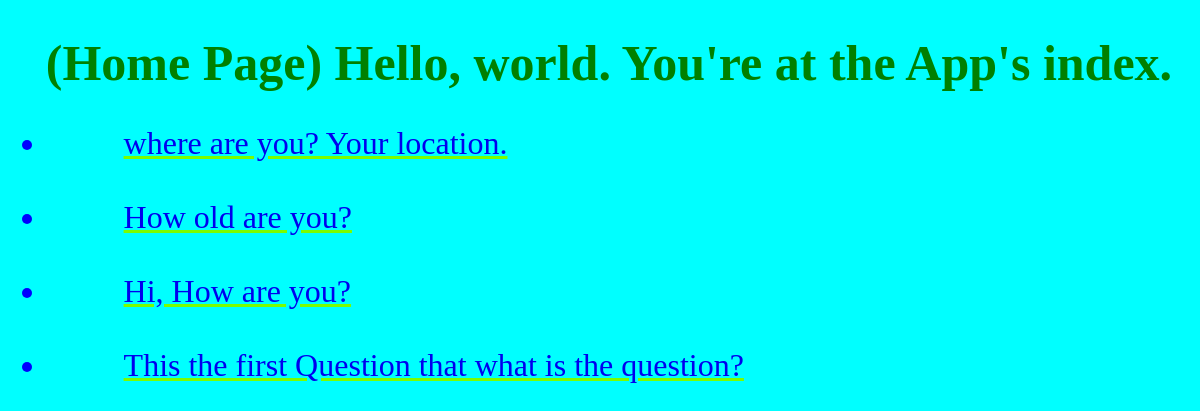
The app's page /app/, older data.
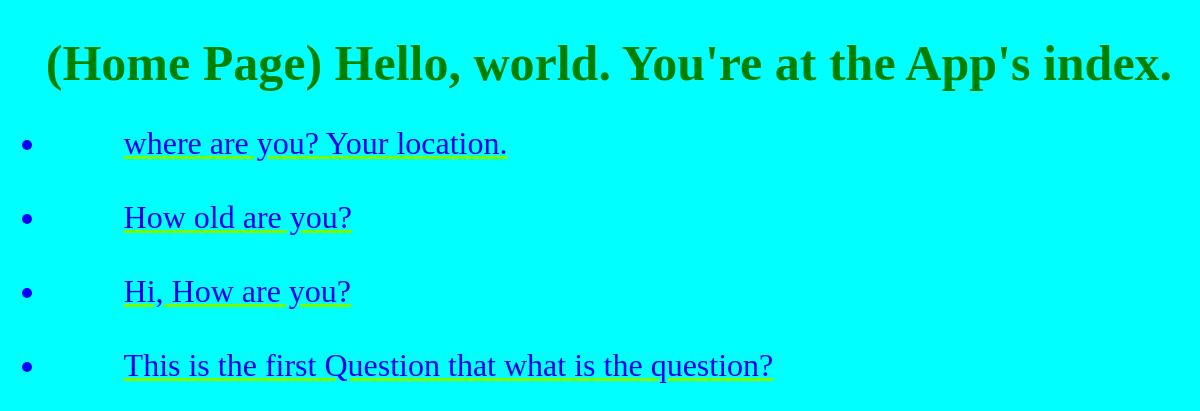
The same page, newer data.
### app/models.py (models this page shows, shortened)
class Question(models.Model):
    question_text = models.CharField(max_length=200)
    pub_date = models.DateTimeField('date published')

### app/views.py (the view)
# urls.py: path('', views.IndexView.as_view(), name='index'),
class IndexView(generic.ListView):
    template_name = 'app/index.html'
    context_object_name = 'latest_question_list'
    def get_queryset(self):
        return Question.objects.order_by('-pub_date')[:5]

### templates/app/index.html
{% extends './base.html' %}
{% block content %}
    <h1 id="main_header">(Home Page) Hello, world. You're at the App's index.</h1>
    <ul class="question_list">
    {% if latest_question_list %}
        {% for question in latest_question_list %}
            <li><a href="{% url 'app:detail' question.id %}">
                    {{ question.question_text }}</a> </li>
            <br>
        {% endfor %}
    {% else %}
        <p>No App(Question list) are available.</p>
    {% endif %}
    </ul>
{% endblock %}

Row changes from the older to the newer data that the page shows:
changed Question: question_text "This the first Question that what is the question?" → "This is the first Question that what is the question?"
